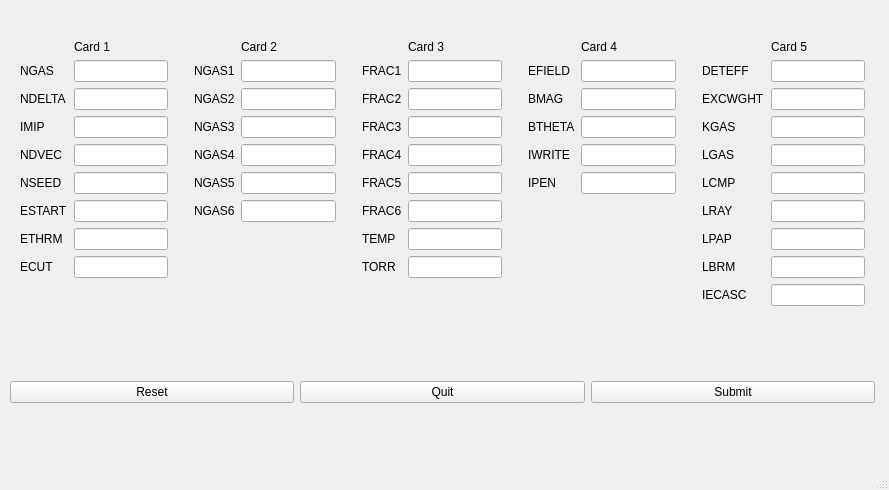
<?xml version="1.0" encoding="UTF-8"?>
<ui version="4.0">
 <class>MainWindow</class>
 <widget class="QMainWindow" name="MainWindow">
  <property name="geometry">
   <rect>
    <x>0</x>
    <y>0</y>
    <width>889</width>
    <height>490</height>
   </rect>
  </property>
  <property name="windowTitle">
   <string>MainWindow</string>
  </property>
  <widget class="QWidget" name="centralwidget">
   <widget class="QWidget" name="verticalLayoutWidget">
    <property name="geometry">
     <rect>
      <x>10</x>
      <y>30</y>
      <width>865</width>
      <height>373</height>
     </rect>
    </property>
    <layout class="QVBoxLayout" name="verticalLayout">
     <item>
      <layout class="QGridLayout" name="gridLayout">
       <item row="0" column="2">
        <layout class="QFormLayout" name="formLayout_3">
         <property name="leftMargin">
          <number>10</number>
         </property>
         <property name="topMargin">
          <number>10</number>
         </property>
         <property name="rightMargin">
          <number>10</number>
         </property>
         <property name="bottomMargin">
          <number>10</number>
         </property>
         <item row="1" column="0">
          <widget class="QLabel" name="fRAC1Label">
           <property name="text">
            <string>FRAC1</string>
           </property>
          </widget>
         </item>
         <item row="1" column="1">
          <widget class="QLineEdit" name="fRAC1LineEdit"/>
         </item>
         <item row="2" column="0">
          <widget class="QLabel" name="fRAC2Label">
           <property name="text">
            <string>FRAC2</string>
           </property>
          </widget>
         </item>
         <item row="2" column="1">
          <widget class="QLineEdit" name="fRAC2LineEdit"/>
         </item>
         <item row="3" column="0">
          <widget class="QLabel" name="fRAC3Label">
           <property name="text">
            <string>FRAC3</string>
           </property>
          </widget>
         </item>
         <item row="3" column="1">
          <widget class="QLineEdit" name="fRAC3LineEdit"/>
         </item>
         <item row="4" column="0">
          <widget class="QLabel" name="fRAC4Label">
           <property name="text">
            <string>FRAC4</string>
           </property>
          </widget>
         </item>
         <item row="4" column="1">
          <widget class="QLineEdit" name="fRAC4LineEdit"/>
         </item>
         <item row="5" column="0">
          <widget class="QLabel" name="fRAC5Label">
           <property name="text">
            <string>FRAC5</string>
           </property>
          </widget>
         </item>
         <item row="5" column="1">
          <widget class="QLineEdit" name="fRAC5LineEdit"/>
         </item>
         <item row="6" column="0">
          <widget class="QLabel" name="fRAC6Label">
           <property name="text">
            <string>FRAC6</string>
           </property>
          </widget>
         </item>
         <item row="6" column="1">
          <widget class="QLineEdit" name="fRAC6LineEdit"/>
         </item>
         <item row="7" column="0">
          <widget class="QLabel" name="tEMPLabel">
           <property name="text">
            <string>TEMP</string>
           </property>
          </widget>
         </item>
         <item row="7" column="1">
          <widget class="QLineEdit" name="tEMPLineEdit"/>
         </item>
         <item row="8" column="0">
          <widget class="QLabel" name="tORRLabel">
           <property name="text">
            <string>TORR</string>
           </property>
          </widget>
         </item>
         <item row="8" column="1">
          <widget class="QLineEdit" name="tORRLineEdit"/>
         </item>
         <item row="0" column="1">
          <widget class="QLabel" name="label_3">
           <property name="text">
            <string>Card 3</string>
           </property>
          </widget>
         </item>
        </layout>
       </item>
       <item row="0" column="3">
        <layout class="QFormLayout" name="formLayout_4">
         <property name="leftMargin">
          <number>10</number>
         </property>
         <property name="topMargin">
          <number>10</number>
         </property>
         <property name="rightMargin">
          <number>10</number>
         </property>
         <property name="bottomMargin">
          <number>10</number>
         </property>
         <item row="1" column="0">
          <widget class="QLabel" name="eFIELDLabel">
           <property name="text">
            <string>EFIELD</string>
           </property>
          </widget>
         </item>
         <item row="1" column="1">
          <widget class="QLineEdit" name="eFIELDLineEdit"/>
         </item>
         <item row="2" column="0">
          <widget class="QLabel" name="bMAGLabel">
           <property name="text">
            <string>BMAG</string>
           </property>
          </widget>
         </item>
         <item row="2" column="1">
          <widget class="QLineEdit" name="bMAGLineEdit"/>
         </item>
         <item row="3" column="0">
          <widget class="QLabel" name="bTHETALabel">
           <property name="text">
            <string>BTHETA</string>
           </property>
          </widget>
         </item>
         <item row="3" column="1">
          <widget class="QLineEdit" name="bTHETALineEdit"/>
         </item>
         <item row="4" column="0">
          <widget class="QLabel" name="iWRITELabel">
           <property name="text">
            <string>IWRITE</string>
           </property>
          </widget>
         </item>
         <item row="4" column="1">
          <widget class="QLineEdit" name="iWRITELineEdit"/>
         </item>
         <item row="5" column="0">
          <widget class="QLabel" name="iPENLabel">
           <property name="text">
            <string>IPEN</string>
           </property>
          </widget>
         </item>
         <item row="5" column="1">
          <widget class="QLineEdit" name="iPENLineEdit"/>
         </item>
         <item row="0" column="1">
          <widget class="QLabel" name="label_4">
           <property name="text">
            <string>Card 4</string>
           </property>
          </widget>
         </item>
        </layout>
       </item>
       <item row="0" column="4">
        <layout class="QFormLayout" name="formLayout_5">
         <property name="leftMargin">
          <number>10</number>
         </property>
         <property name="topMargin">
          <number>10</number>
         </property>
         <property name="rightMargin">
          <number>10</number>
         </property>
         <property name="bottomMargin">
          <number>10</number>
         </property>
         <item row="1" column="0">
          <widget class="QLabel" name="dETEFFLabel">
           <property name="text">
            <string>DETEFF</string>
           </property>
          </widget>
         </item>
         <item row="1" column="1">
          <widget class="QLineEdit" name="dETEFFLineEdit"/>
         </item>
         <item row="2" column="0">
          <widget class="QLabel" name="eXCWGHTLabel">
           <property name="text">
            <string>EXCWGHT</string>
           </property>
          </widget>
         </item>
         <item row="2" column="1">
          <widget class="QLineEdit" name="eXCWGHTLineEdit"/>
         </item>
         <item row="3" column="0">
          <widget class="QLabel" name="kGASLabel">
           <property name="text">
            <string>KGAS</string>
           </property>
          </widget>
         </item>
         <item row="3" column="1">
          <widget class="QLineEdit" name="kGASLineEdit"/>
         </item>
         <item row="4" column="0">
          <widget class="QLabel" name="lGASLabel">
           <property name="text">
            <string>LGAS</string>
           </property>
          </widget>
         </item>
         <item row="4" column="1">
          <widget class="QLineEdit" name="lGASLineEdit"/>
         </item>
         <item row="5" column="0">
          <widget class="QLabel" name="lCMPLabel">
           <property name="text">
            <string>LCMP</string>
           </property>
          </widget>
         </item>
         <item row="5" column="1">
          <widget class="QLineEdit" name="lCMPLineEdit"/>
         </item>
         <item row="6" column="0">
          <widget class="QLabel" name="lRAYLabel">
           <property name="text">
            <string>LRAY</string>
           </property>
          </widget>
         </item>
         <item row="6" column="1">
          <widget class="QLineEdit" name="lRAYLineEdit"/>
         </item>
         <item row="7" column="0">
          <widget class="QLabel" name="lPAPLabel">
           <property name="text">
            <string>LPAP</string>
           </property>
          </widget>
         </item>
         <item row="7" column="1">
          <widget class="QLineEdit" name="lPAPLineEdit"/>
         </item>
         <item row="8" column="0">
          <widget class="QLabel" name="lBRMLabel">
           <property name="text">
            <string>LBRM</string>
           </property>
          </widget>
         </item>
         <item row="8" column="1">
          <widget class="QLineEdit" name="lBRMLineEdit"/>
         </item>
         <item row="9" column="0">
          <widget class="QLabel" name="iECASCLabel">
           <property name="text">
            <string>IECASC</string>
           </property>
          </widget>
         </item>
         <item row="9" column="1">
          <widget class="QLineEdit" name="iECASCLineEdit"/>
         </item>
         <item row="0" column="1">
          <widget class="QLabel" name="label_5">
           <property name="text">
            <string>Card 5</string>
           </property>
          </widget>
         </item>
        </layout>
       </item>
       <item row="0" column="1">
        <layout class="QFormLayout" name="formLayout_2">
         <property name="leftMargin">
          <number>10</number>
         </property>
         <property name="topMargin">
          <number>10</number>
         </property>
         <property name="rightMargin">
          <number>10</number>
         </property>
         <property name="bottomMargin">
          <number>10</number>
         </property>
         <item row="1" column="0">
          <widget class="QLabel" name="nGAS1Label">
           <property name="text">
            <string>NGAS1</string>
           </property>
          </widget>
         </item>
         <item row="1" column="1">
          <widget class="QLineEdit" name="nGAS1LineEdit"/>
         </item>
         <item row="2" column="0">
          <widget class="QLabel" name="nGAS2Label">
           <property name="text">
            <string>NGAS2</string>
           </property>
          </widget>
         </item>
         <item row="2" column="1">
          <widget class="QLineEdit" name="nGAS2LineEdit"/>
         </item>
         <item row="3" column="0">
          <widget class="QLabel" name="nGAS3Label">
           <property name="text">
            <string>NGAS3</string>
           </property>
          </widget>
         </item>
         <item row="3" column="1">
          <widget class="QLineEdit" name="nGAS3LineEdit"/>
         </item>
         <item row="4" column="0">
          <widget class="QLabel" name="nGAS4Label">
           <property name="text">
            <string>NGAS4</string>
           </property>
          </widget>
         </item>
         <item row="4" column="1">
          <widget class="QLineEdit" name="nGAS4LineEdit"/>
         </item>
         <item row="5" column="0">
          <widget class="QLabel" name="nGAS5Label">
           <property name="text">
            <string>NGAS5</string>
           </property>
          </widget>
         </item>
         <item row="5" column="1">
          <widget class="QLineEdit" name="nGAS5LineEdit"/>
         </item>
         <item row="6" column="0">
          <widget class="QLabel" name="nGAS6Label">
           <property name="text">
            <string>NGAS6</string>
           </property>
          </widget>
         </item>
         <item row="6" column="1">
          <widget class="QLineEdit" name="nGAS6LineEdit"/>
         </item>
         <item row="0" column="1">
          <widget class="QLabel" name="label_2">
           <property name="text">
            <string>Card 2</string>
           </property>
          </widget>
         </item>
        </layout>
       </item>
       <item row="0" column="0">
        <layout class="QFormLayout" name="formLayout">
         <property name="leftMargin">
          <number>10</number>
         </property>
         <property name="topMargin">
          <number>10</number>
         </property>
         <property name="rightMargin">
          <number>10</number>
         </property>
         <property name="bottomMargin">
          <number>10</number>
         </property>
         <item row="0" column="1">
          <widget class="QLabel" name="label">
           <property name="text">
            <string>Card 1</string>
           </property>
          </widget>
         </item>
         <item row="1" column="0">
          <widget class="QLabel" name="nGASLabel">
           <property name="text">
            <string>NGAS</string>
           </property>
          </widget>
         </item>
         <item row="1" column="1">
          <widget class="QLineEdit" name="nGASLineEdit"/>
         </item>
         <item row="2" column="0">
          <widget class="QLabel" name="nDELTALabel">
           <property name="text">
            <string>NDELTA</string>
           </property>
          </widget>
         </item>
         <item row="2" column="1">
          <widget class="QLineEdit" name="nDELTALineEdit"/>
         </item>
         <item row="4" column="0">
          <widget class="QLabel" name="iMIPLabel">
           <property name="text">
            <string>IMIP</string>
           </property>
          </widget>
         </item>
         <item row="4" column="1">
          <widget class="QLineEdit" name="iMIPLineEdit"/>
         </item>
         <item row="5" column="0">
          <widget class="QLabel" name="nDVECLabel">
           <property name="text">
            <string>NDVEC</string>
           </property>
          </widget>
         </item>
         <item row="5" column="1">
          <widget class="QLineEdit" name="nDVECLineEdit"/>
         </item>
         <item row="6" column="0">
          <widget class="QLabel" name="nSEEDLabel">
           <property name="text">
            <string>NSEED</string>
           </property>
          </widget>
         </item>
         <item row="6" column="1">
          <widget class="QLineEdit" name="nSEEDLineEdit"/>
         </item>
         <item row="7" column="0">
          <widget class="QLabel" name="eSTARTLabel">
           <property name="text">
            <string>ESTART</string>
           </property>
          </widget>
         </item>
         <item row="7" column="1">
          <widget class="QLineEdit" name="eSTARTLineEdit"/>
         </item>
         <item row="8" column="0">
          <widget class="QLabel" name="eTHRMLabel">
           <property name="text">
            <string>ETHRM</string>
           </property>
          </widget>
         </item>
         <item row="8" column="1">
          <widget class="QLineEdit" name="eTHRMLineEdit"/>
         </item>
         <item row="9" column="0">
          <widget class="QLabel" name="eCUTLabel">
           <property name="text">
            <string>ECUT</string>
           </property>
          </widget>
         </item>
         <item row="9" column="1">
          <widget class="QLineEdit" name="eCUTLineEdit"/>
         </item>
        </layout>
       </item>
      </layout>
     </item>
     <item>
      <layout class="QHBoxLayout" name="horizontalLayout">
       <item>
        <widget class="QPushButton" name="pushButton_2">
         <property name="text">
          <string>Reset</string>
         </property>
        </widget>
       </item>
       <item>
        <widget class="QPushButton" name="pushButton_3">
         <property name="text">
          <string>Quit</string>
         </property>
        </widget>
       </item>
       <item>
        <widget class="QPushButton" name="pushButton">
         <property name="text">
          <string>Submit</string>
         </property>
        </widget>
       </item>
      </layout>
     </item>
    </layout>
   </widget>
  </widget>
  <widget class="QMenuBar" name="menubar">
   <property name="geometry">
    <rect>
     <x>0</x>
     <y>0</y>
     <width>889</width>
     <height>22</height>
    </rect>
   </property>
  </widget>
  <widget class="QStatusBar" name="statusbar"/>
 </widget>
 <resources/>
 <connections/>
</ui>
